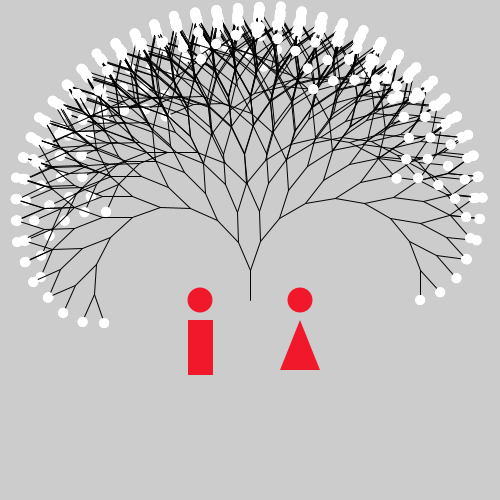
Frame 1 (no input)
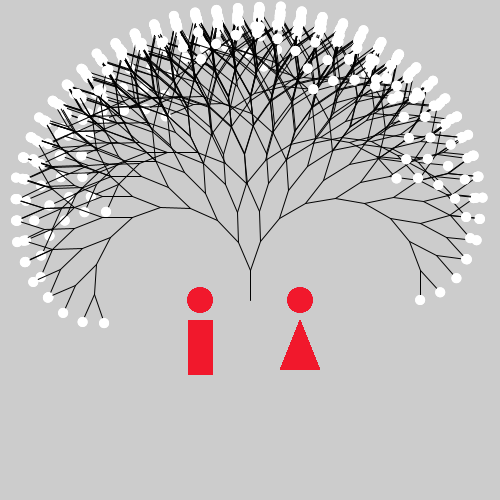
Frame 60 (the mouse pressed at the canvas centre just before this capture)
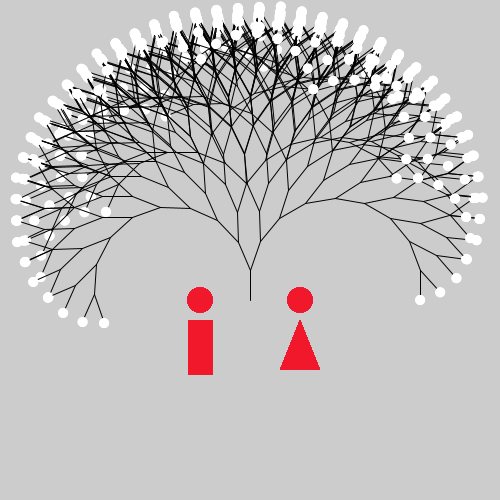
Frame 120 (the mouse held since frame 60 and released just before this capture)

The Processing sketch that drew these frames (run headless with seeded random() and noise(); from frame 60 on, the mouse is pressed at the canvas centre):

// Processing sketch: homework
// ── homework.pde
void setup(){
  size(500,500);
  drawLine(250,300,-90,0);
}

void drawLine(float x, float y,float angle ,float level){
  level++;
  if(level>10){
    noStroke();
    fill(255,255,255);
    ellipse(x,y,10,10);

    return;
  }
  
  stroke(1);
  int width=30;
  float x2=x+cos(angle/180*PI)*width;
  float y2=y+sin(angle/180*PI)*width;
  line(x,y,x2,y2);
  drawLine(x2,y2,(angle+20),level);
  
    float x3=x+cos(angle/180*PI)*width;
  float y3=y+sin(angle/180*PI)*width;
  line(x,y,x3,y3);
  drawLine(x3,y3,(angle-22),level);
}

void draw(){
  line(250,300,0,-10000);
fill(241,24,44);
ellipse(200,300,25,25);
rect(188,320,25,55);
ellipse(300,300,25,25);
triangle(300,320,280,370,320,370);
}
